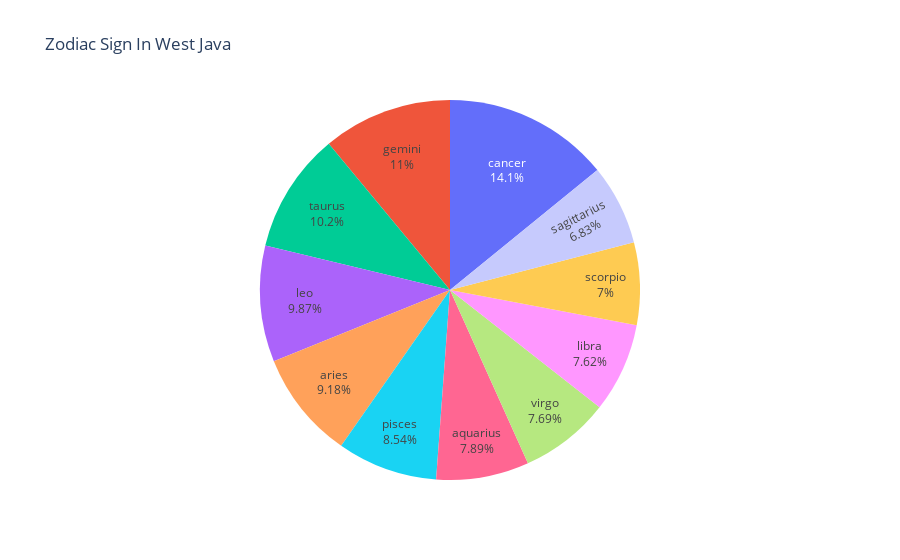

The cell this chart's notebook holds for it:
### Code cell
fig = px.pie(bintang_size, values='count', names='signs', title='Zodiac Sign In West Java')
fig.update_traces(textposition='inside', textinfo='percent+label',showlegend=False)
fig.show()

### Figure 1 — Plotly figure (JSON) as saved in the notebook; plotly's stock layout.template omitted (floating-point values rounded to 4 significant figures)
{"data": [{"domain": {"x": [0, 1], "y": [0, 1]}, "hovertemplate": "signs=%{label}<br>count=%{value}<extra></extra>", "labels": ["cancer", "gemini", "taurus", "leo", "aries", "pisces", "aquarius", "virgo", "libra", "scorpio", "sagittarius"], "legendgroup": "", "name": "", "showlegend": false, "textinfo": "percent+label", "textposition": "inside", "type": "pie", "values": [3977572, 3099980, 2879968, 2776976, 2584547, 2403733, 2221775, 2164652, 2144739, 1971236, 1921320]}], "layout": {"legend": {"tracegroupgap": 0}, "title": {"text": "Zodiac Sign In West Java"}}}
